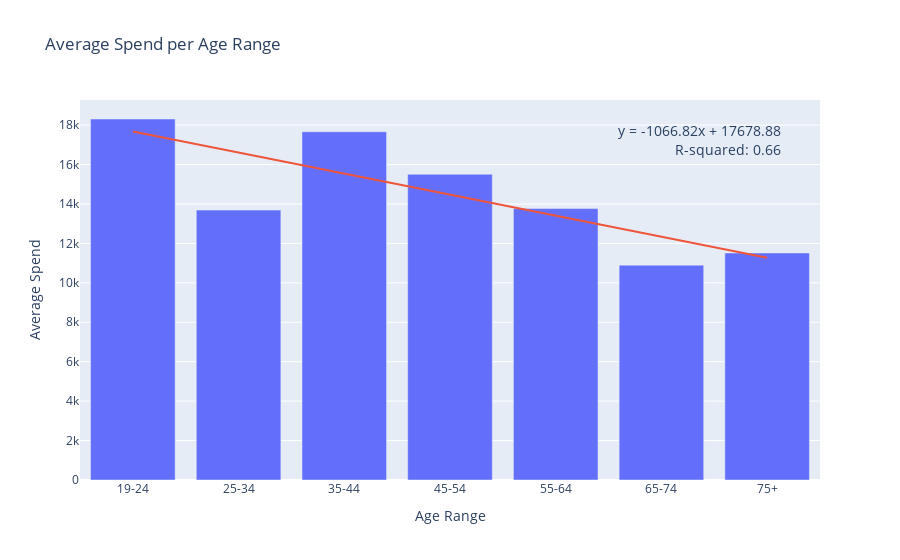

The code cell stored with this chart in its notebook:
### Code cell
import numpy as np
import plotly.express as px
import plotly.graph_objects as go
from sklearn.linear_model import LinearRegression
from sklearn.metrics import r2_score

# Clean 'AGE_RANGE' column
df['AGE_RANGE'] = df['AGE_RANGE'].str.strip().replace("null", None)
df.dropna(subset=['AGE_RANGE'], inplace=True)

# Define the desired order of age ranges
age_order = ['19-24', '25-34', '35-44', '45-54', '55-64', '65-74', '75+']

# Convert 'AGE_RANGE' to ordered categorical type
age_cat_type = pd.CategoricalDtype(categories=age_order, ordered=True)
df['AGE_RANGE'] = df['AGE_RANGE'].astype(age_cat_type)

# Calculate average spend per age range
average_spend_per_age_range = df.groupby('AGE_RANGE')['TOTAL_SPEND'].mean().reset_index()

# Perform linear regression
X = np.arange(len(age_order)).reshape(-1, 1)
y = average_spend_per_age_range['TOTAL_SPEND'].values.reshape(-1, 1)
regressor = LinearRegression()
regressor.fit(X, y)
y_pred = regressor.predict(X)

# Calculate R-squared
r_squared = r2_score(y, y_pred)

# Plot using Plotly
fig = px.bar(average_spend_per_age_range, x='AGE_RANGE', y='TOTAL_SPEND',
             labels={'AGE_RANGE': 'Age Range', 'TOTAL_SPEND': 'Average Spend'},
             title='Average Spend per Age Range',
             category_orders={"AGE_RANGE": age_order})

# Add linear regression line
fig.add_trace(go.Scatter(x=average_spend_per_age_range['AGE_RANGE'], y=y_pred.flatten(),
                         mode='lines', name='Linear Regression'))

# Add equation and R-squared value to the plot
equation = f'y = {regressor.coef_[0][0]:.2f}x + {regressor.intercept_[0]:.2f}'
r_squared_text = f'R-squared: {r_squared:.2f}'
fig.add_annotation(x=0.95, y=0.95, xref='paper', yref='paper', showarrow=False,
                   text=equation, font=dict(size=14), align='right')
fig.add_annotation(x=0.95, y=0.90, xref='paper', yref='paper', showarrow=False,
                   text=r_squared_text, font=dict(size=14), align='right')
fig.update_layout(showlegend=False)
# Save the plot as HTML file
fig.write_html("plots/average_spend_per_age_range.html")

# Show the plot
fig.show()

### Figure 1 — Plotly figure (JSON) as saved in the notebook; plotly's stock layout.template omitted (floating-point values rounded to 4 significant figures)
{"data": [{"alignmentgroup": "True", "hovertemplate": "Age Range=%{x}<br>Average Spend=%{y}<extra></extra>", "legendgroup": "", "marker": {"color": "#636efa", "pattern": {"shape": ""}}, "name": "", "offsetgroup": "", "orientation": "v", "showlegend": false, "textposition": "auto", "type": "bar", "x": ["19-24", "25-34", "35-44", "45-54", "55-64", "65-74", "75+"], "xaxis": "x", "y": [18310.0, 13690.0, 17660.0, 15510.0, 13770.0, 10900.0, 11510.0], "yaxis": "y"}, {"mode": "lines", "name": "Linear Regression", "type": "scatter", "x": ["19-24", "25-34", "35-44", "45-54", "55-64", "65-74", "75+"], "y": [17680.0, 16610.0, 15550.0, 14480.0, 13410.0, 12340.0, 11280.0]}], "layout": {"annotations": [{"align": "right", "font": {"size": 14}, "showarrow": false, "text": "y = -1066.82x + 17678.88", "x": 0.95, "xref": "paper", "y": 0.95, "yref": "paper"}, {"align": "right", "font": {"size": 14}, "showarrow": false, "text": "R-squared: 0.66", "x": 0.95, "xref": "paper", "y": 0.9, "yref": "paper"}], "barmode": "relative", "legend": {"tracegroupgap": 0}, "showlegend": false, "title": {"text": "Average Spend per Age Range"}, "xaxis": {"anchor": "y", "categoryarray": ["19-24", "25-34", "35-44", "45-54", "55-64", "65-74", "75+"], "categoryorder": "array", "domain": [0, 1], "title": {"text": "Age Range"}}, "yaxis": {"anchor": "x", "domain": [0, 1], "title": {"text": "Average Spend"}}}}
